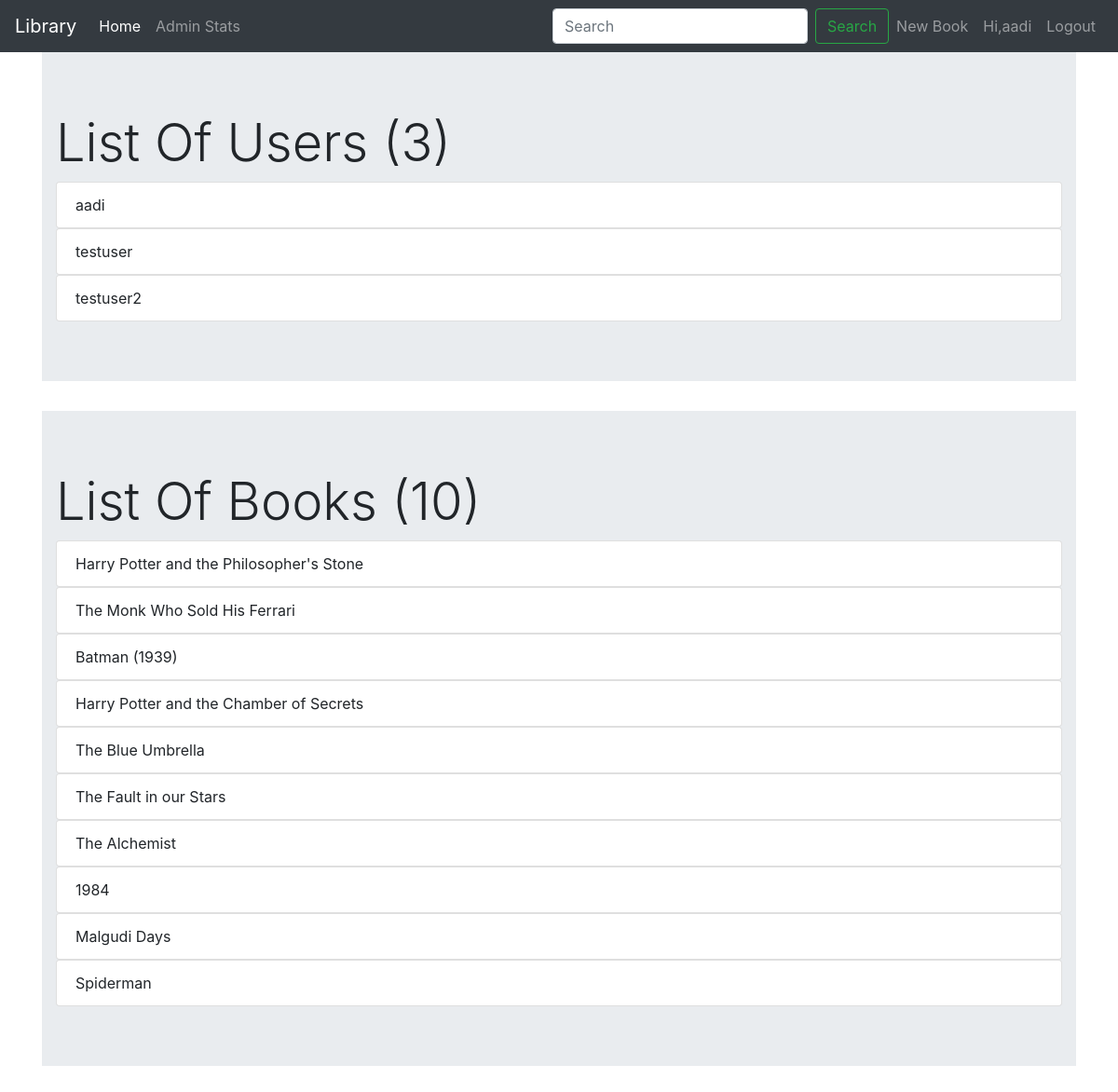
The page /adminstats/ (signed in) on the database as committed earlier.
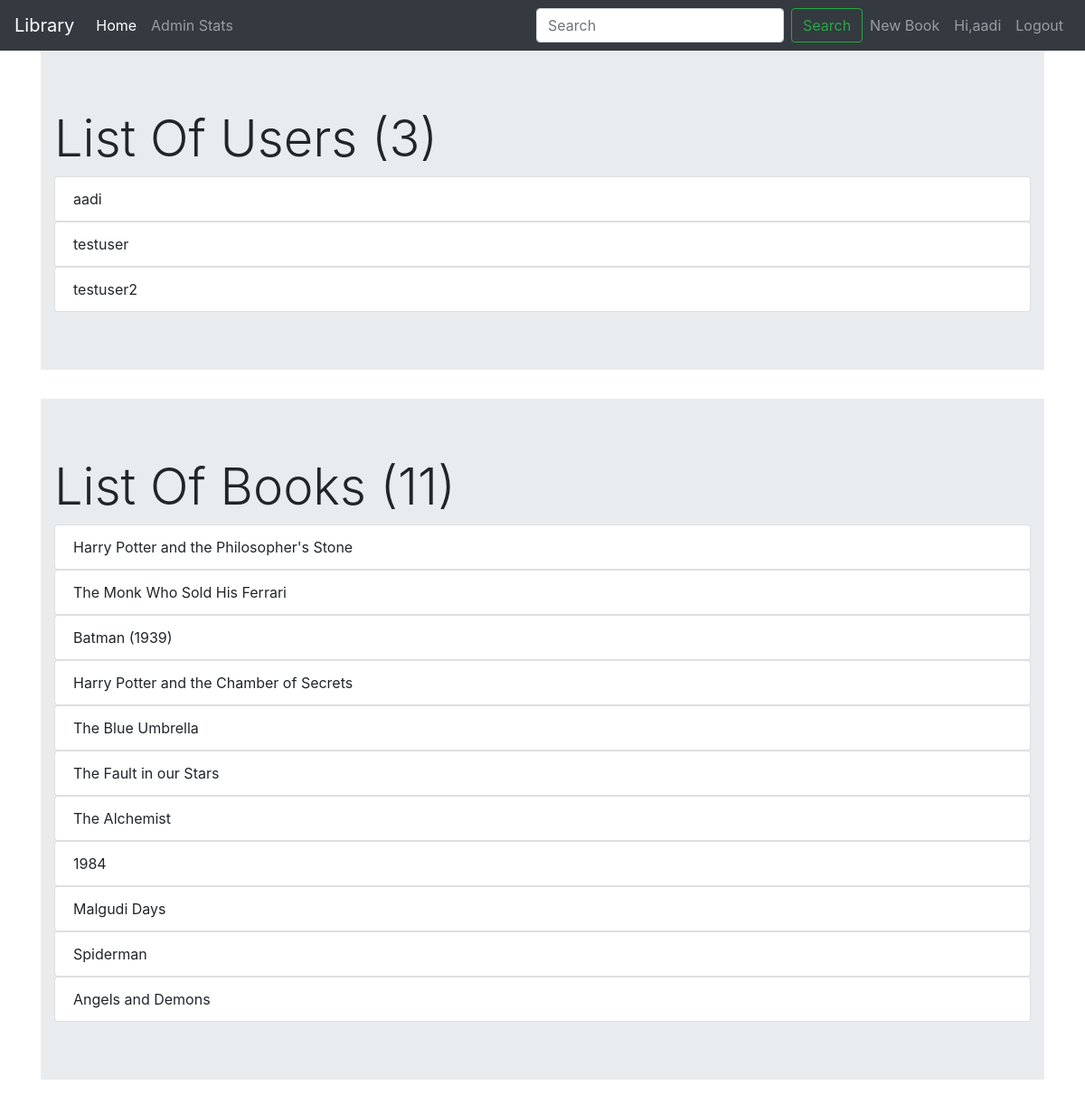
The same page on the database as committed later.
### books/models.py (models this page shows, shortened)
class Book(models.Model):
    title           = models.CharField(max_length=100)
    author          = models.CharField(max_length=100)
    publication		= models.CharField(max_length=100)
    myuser          = models.ForeignKey( User,
                                            on_delete = models.CASCADE
                                        )
    favourite       = models.ManyToManyField(User, related_name='favourite', blank=True)

### users/views.py (the view)
# urls.py: path('adminstats/', user_views.adminstats, name='adminstats'),
def adminstats(request):
    superusers = User.objects.filter(is_superuser=True)
    flag = 0
    for i in superusers:
        if i == request.user:
            flag = 1
            break
    if flag == 1:
        users = User.objects.all()
        books = Book.objects.all()
        count_users = users.count()
        count_books = books.count()
        context = {
        'books' : books,
        'users' : users,
        'count_users' : count_users,
        'count_books' : count_books,
        }
    if flag == 0:
        messages.warning(request, f'Login in as a superuser')
        return redirect('login')
    return render(request, 'adminstats.html', context)

### templates/adminstats.html (shortened to what this page needs)
<!doctype html>
{% load static %}
<html lang="en">
<head>
    <link rel="stylesheet" href="https://stackpath.bootstrapcdn.com/bootstrap/4.5.0/css/bootstrap.min.css"
>
</head>
<body>
    <nav class="navbar navbar-expand-lg navbar-dark bg-dark">
        <a class="navbar-brand" href="#">Library</a>
        <div class="collapse navbar-collapse" id="navbarNavDropdown">
            <ul class="navbar-nav">
                <li class="nav-item active">
                    <a class="nav-link" href="{% url 'home' %}">Home <span class="sr-only">(current)</span></a>
                </li>
                <li class="nav-item">
                    <a class="nav-link" href="{% url 'adminstats' %}">Admin Stats</a>
                </li>
            </ul>
            <ul class="navbar-nav ml-auto">
                <form method="get" action="/search" class="form-inline my-2 my-lg-0">
                    <input name="query" id="query" class="form-control mr-sm-2" type="search" placeholder="Search" aria-label="Search">
                    <button class="btn btn-outline-success my-2 my-sm-0" type="submit">Search</button>
                </form>
                {% if user.is_authenticated %}
                <li class="nav-item">
                    <a class="nav-link" href="{% url 'book-create'%}">New Book</a>
                </li>
                <li class="nav-item">
                    <a class="nav-link" href="{% url 'profile' %}">Hi,{{user.username}}</a>
                </li>
                <li class="nav-item">
                    <a class="nav-link" href="{% url 'logout' %}">Logout</a>
                </li>
                {% endif %}
            </ul>
        </div>
    </nav>
    <div class="container">
        {% block content %}
        <div class="jumbotron jumbotron-fluid">
            <div class="container">
                <h1 class="display-4">List Of Users ({{count_users}})</h1>
                    {% for user in users %}
                    <ul class="list-group">
                        <li class="list-group-item">{{user.username}}</li>
                    </ul>
                    {% endfor %}
            </div>
        </div>
        <div class="jumbotron jumbotron-fluid">
            <div class="container">
                <h1 class="display-4">List Of Books ({{count_books}})</h1>
                    {% for book in books %}
                    <ul class="list-group">
                        <li class="list-group-item">{{book.title}}</li>
                    </ul>
                    {% endfor %}
            </div>
        </div>
        {% endblock content %}
</body>
</html>

Rows that differ between the two databases and show on the page:
added Book: title "Angels and Demons"
Other text that changed with them:
{{ count_books }}: "10" → "11"
